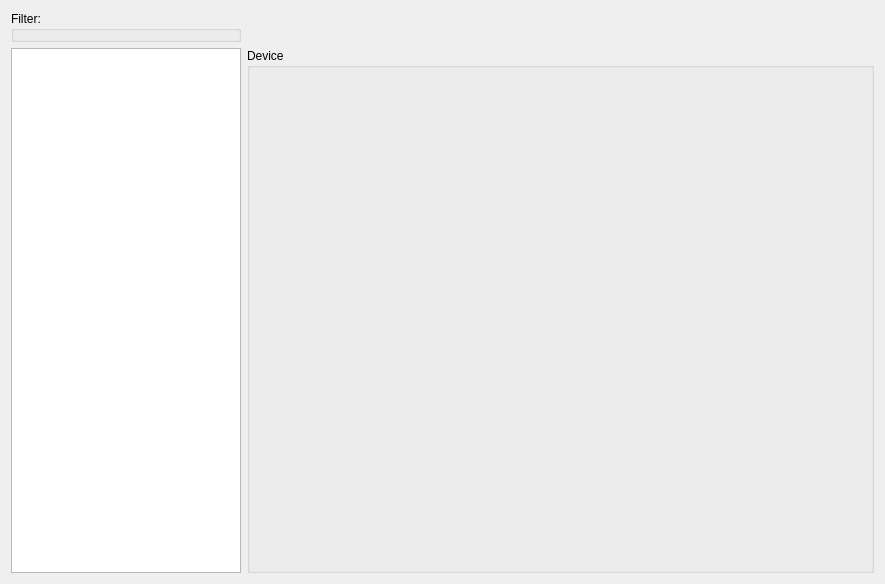
<?xml version="1.0" encoding="UTF-8"?>
<ui version="4.0">
 <class>HardwareProviderPlugin</class>
 <widget class="QWidget" name="HardwareProviderPlugin">
  <property name="geometry">
   <rect>
    <x>0</x>
    <y>0</y>
    <width>885</width>
    <height>584</height>
   </rect>
  </property>
  <property name="windowTitle">
   <string>Form</string>
  </property>
  <layout class="QGridLayout" name="gridLayout_2">
   <item row="0" column="0">
    <widget class="QGroupBox" name="filter_box">
     <property name="title">
      <string>Filter:</string>
     </property>
     <layout class="QGridLayout" name="gridLayout">
      <property name="leftMargin">
       <number>0</number>
      </property>
      <property name="topMargin">
       <number>4</number>
      </property>
      <property name="rightMargin">
       <number>0</number>
      </property>
      <property name="bottomMargin">
       <number>0</number>
      </property>
     </layout>
    </widget>
   </item>
   <item row="1" column="0">
    <widget class="QTreeWidget" name="tree">
     <property name="sizePolicy">
      <sizepolicy hsizetype="Fixed" vsizetype="Expanding">
       <horstretch>0</horstretch>
       <verstretch>0</verstretch>
      </sizepolicy>
     </property>
     <property name="maximumSize">
      <size>
       <width>230</width>
       <height>16777215</height>
      </size>
     </property>
     <attribute name="headerVisible">
      <bool>false</bool>
     </attribute>
     <column>
      <property name="text">
       <string>Hardware</string>
      </property>
     </column>
    </widget>
   </item>
   <item row="1" column="1">
    <widget class="QGroupBox" name="device_box">
     <property name="title">
      <string>Device</string>
     </property>
     <layout class="QFormLayout" name="formLayout">
      <property name="fieldGrowthPolicy">
       <enum>QFormLayout::AllNonFixedFieldsGrow</enum>
      </property>
     </layout>
    </widget>
   </item>
  </layout>
 </widget>
 <resources/>
 <connections/>
</ui>
